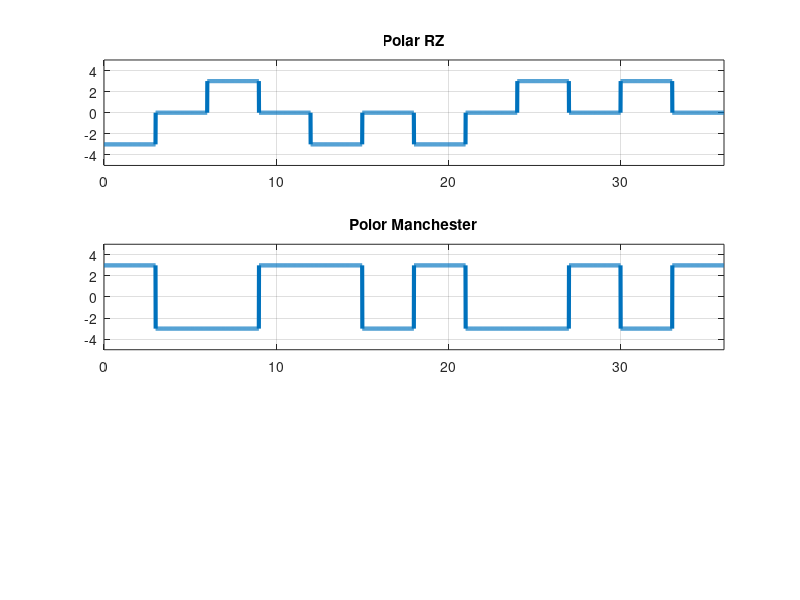

The MATLAB source for this figure:
clear all;
close all;
clc;

bits = [0 1 0 0 1 1];
bit_dur = length(bits);

fs = 100;
T = length(bits) * bit_dur;

t = 0:1/fs:T-(1/fs);

% Polar RZ Modulation
one = [ones(1, (fs/2)*bit_dur).*3, zeros(1,(fs/2)*bit_dur)];
zero = [ones(1, (fs/2)*bit_dur).*-3, zeros(1,(fs/2)*bit_dur)];

for i = 1:length(bits)
  if bits(i) == 1
    polar_rz((i-1)*fs*bit_dur+1:i*fs*bit_dur) = one;
  else
    polar_rz((i-1)*fs*bit_dur+1:i*fs*bit_dur) = zero;
  endif
endfor



subplot(3,1,1);
plot(t, polar_rz, 'linewidth', 3);
ylim([-5,5]);
xlim([0,T]);
grid on;
title("Polar RZ");

% demodulation Polar RZ
disp("Polar RZ");
for i = 1:length(polar_rz)/(fs*bit_dur)
  if polar_rz((i-1)*fs*bit_dur+1:i*fs*bit_dur) == one
    disp(1);
  else
    disp(0);
  endif
endfor

% modulation of polar manchester 
one = [ones(1, (fs/2)*bit_dur).*-3, ones(1,(fs/2)*bit_dur).*3];
zero = [ones(1, (fs/2)*bit_dur).*3, ones(1,(fs/2)*bit_dur).*-3];

for i = 1:length(bits)
  if bits(i) == 1
    manchester((i-1)*fs*bit_dur+1:i*fs*bit_dur) = one;
  else
    manchester((i-1)*fs*bit_dur+1:i*fs*bit_dur) = zero;
  endif
endfor

subplot(3,1,2);
plot(t, manchester, 'linewidth', 3);
ylim([-5,5]);
xlim([0,T]);
grid on;
title("Polor Manchester");

% demodulation Polar Manchester
disp("Manchester");
for i = 1:length(manchester)/(fs*bit_dur)
  if manchester((i-1)*fs*bit_dur+1:i*fs*bit_dur) == one
    disp(1);
  else
    disp(0);
  endif
endfor


% differential manchester

% added very soon